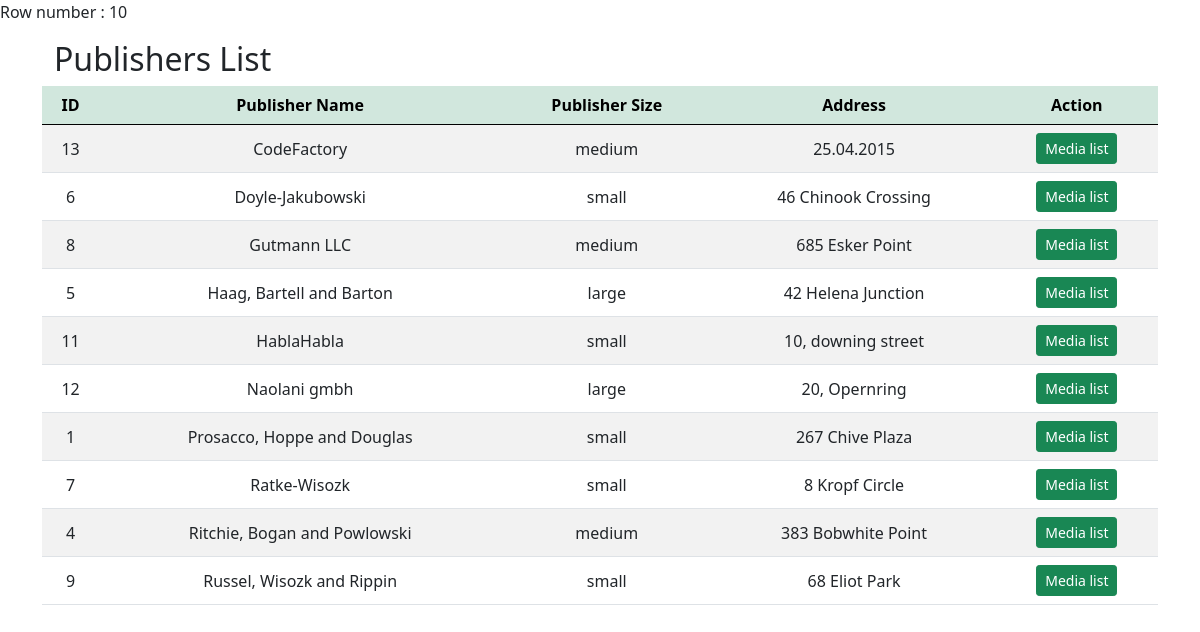
The app's page /publishersList.php, older data.
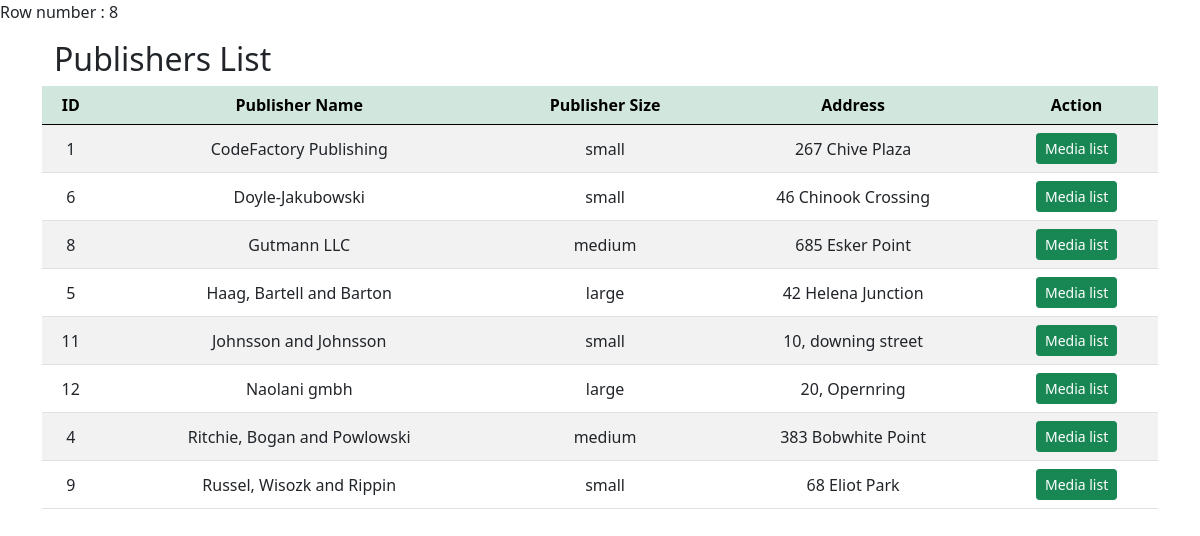
The same page, newer data.
### tables this page shows
CREATE TABLE `library_table` (
  `id` int(11) NOT NULL,
  `title` text NOT NULL,
  `image` varchar(255) DEFAULT NULL,
  `first_name` varchar(50) NOT NULL,
  `last_name` varchar(50) NOT NULL,
  `ISBN` varchar(50) NOT NULL,
  `description` text DEFAULT NULL,
  `publish_date` date NOT NULL,
  `publisher_name` varchar(50) NOT NULL,
  `type` varchar(4) DEFAULT NULL,
  `publisher_address` varchar(50) DEFAULT NULL,
  `publisher_size` varchar(6) DEFAULT NULL,
  `status` varchar(9) NOT NULL
);

### publishersList.php (the view, shortened to what this page needs)
<?php
require_once 'actions/db_connect.php';
$sql = "SELECT DISTINCT
publisher_name,
publisher_address,
publisher_size,
ISBN,
type,
title,
image,
id
FROM
library_table
WHERE
publisher_name IS NOT NULL
GROUP BY
publisher_name;";
$result = mysqli_query($connect ,$sql);
$tbody='';
if(mysqli_num_rows($result)  > 0) {
    echo "Row number  : ".mysqli_num_rows($result);
    while($row = mysqli_fetch_array($result, MYSQLI_ASSOC)){
        $tbody .= "
            <tr>
                <td>".$row['id']."</td>
                <td>".$row['publisher_name']."</td>
                <td>".$row['publisher_size']."</td>
                <td>".$row['publisher_address']."</td>
                <td>
                    <a href='a_publishers.php?id=" .$row['id']."'><button class='btn btn-success btn-sm' type='button'>Media list</button></a>
                </td>
            </tr>";
    };
} else {
    $tbody =  "<tr><td colspan='5'><center>No Data Available </center></td></tr>";
}
?>
<!DOCTYPE html>
<html lang="en">
    <head>
        <?php require_once 'components/boot.php'?>
    </head>
    <body>
        <div class="container manageMedia w-100 mt-3">
            <div class="container d-flex justify-content-between">
                <p class='h2'>Publishers List </p>
            </div>
            <table class='table table-striped'>
                <thead class='table-success'>
                    <tr>
                        <th> ID</th>
                        <th>Publisher Name</th>
                        <th>Publisher Size</th>
                        <th>Address</th>
                        <th>Action</th>
                    </tr>
                </thead>
                <tbody>
                    <?= $tbody;?>
                </tbody>
            </table>
        </div>
    </body>
</html>

Row changes from the older to the newer data that the page shows:
no longer on this page (row edited): library_table: id "13", publisher_name "CodeFactory", publisher_size "medium", publisher_address "25.04.2015"
no longer on this page (row edited): library_table: id "7", publisher_name "Ratke-Wisozk", publisher_size "small", publisher_address "8 Kropf Circle"
changed library_table "267 Chive Plaza": publisher_name "Prosacco, Hoppe and Douglas" → "CodeFactory Publishing"; moves up the list
changed library_table "10, downing street": publisher_name "HablaHabla" → "Johnsson and Johnsson"
Text that changed along with them:
mysqli_num_rows($result): "10" → "8"
